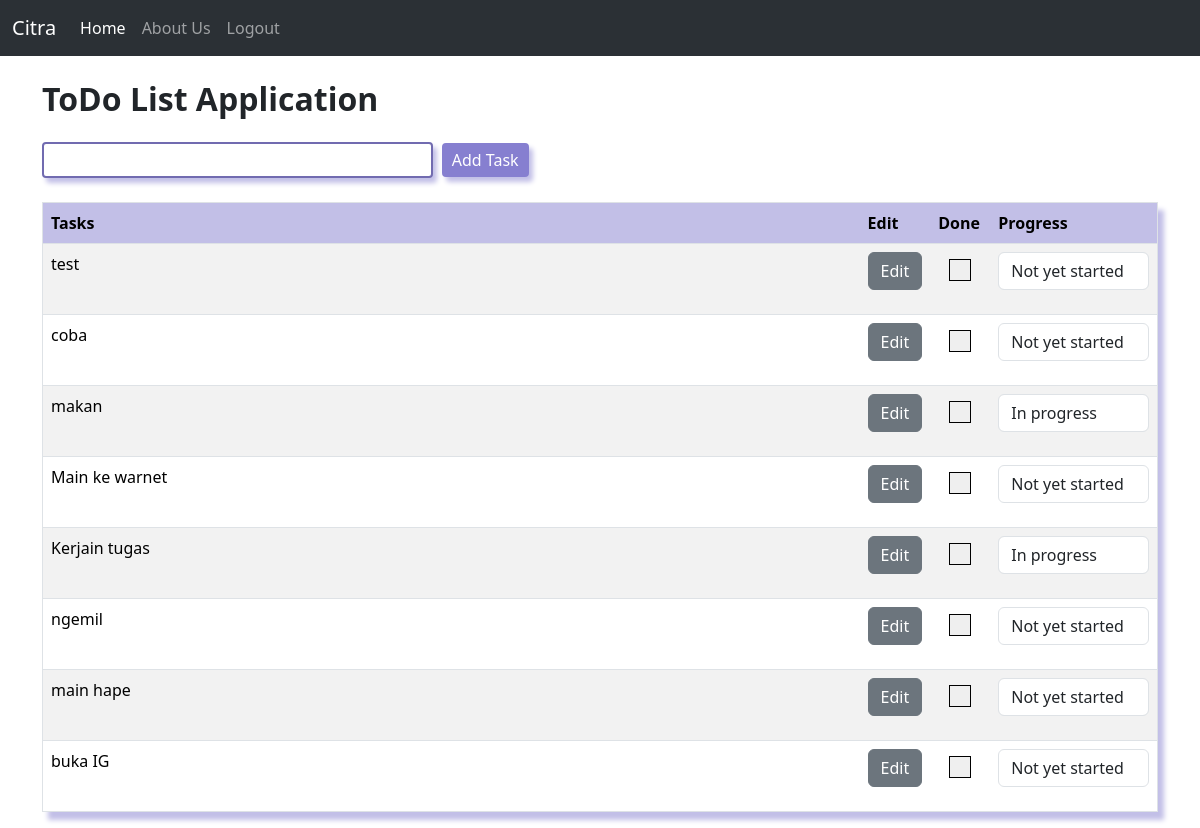
The app's page /index.php (signed in) with its own data.
### tables this page shows
CREATE TABLE `citra` (
  `id_task` int(11) NOT NULL,
  `task` varchar(255) NOT NULL,
  `done` enum('not yet started','in progress','done','') NOT NULL DEFAULT 'not yet started'
);

### index.php (the view, shortened to what this page needs)
<?php
require_once('db.php');
?>
<!DOCTYPE html>
<html lang="en">
<head>
    <link href="https://cdn.jsdelivr.net/npm/bootstrap@5.3.2/dist/css/bootstrap.min.css" rel="stylesheet">
</head>
<body>
    <nav class="navbar bg-dark navbar-expand-lg bg-body-tertiary" data-bs-theme="dark">
        <div class="container-fluid">
            <a class="navbar-brand" href="#">
                <?php echo $_SESSION['username'] ?>
            </a>
            <div class="collapse navbar-collapse" id="navbarNavAltMarkup">
            <div class="navbar-nav">
                <a class="nav-link active" aria-current="page" href="index.php">Home</a>
                <a class="nav-link" href="about.php">About Us</a>
                <a class="nav-link" href="logout.php">Logout</a>
            </div>
            </div>
        </div>
    </nav>
    <div class="container">
      <div class="heading mt-4 mb-4">
          <h2 style="font-style: 'Hervetica';"><b>ToDo List Application</b></h2>
      </div>
      <form method="post" action="index.php" class="input_form">
          <input type="text" name="task" style="border: 2px solid #716bb0; border-radius: 4px; padding: 4px; padding-left: 8px; width: 35%; box-shadow: 4px 5px 5px #c2bfe7;">
          <button type="submit" name="submit" id="add_btn" style="border-radius: 4px; background-color: #867fd0; border: 4px solid #867fd0; color: white; margin-left: 5px; box-shadow: 4px 5px 5px #c2bfe7;">Add Task</button>
      </form>
      <table border="1" class="table table-striped mt-4" style="box-shadow: 6px 8px 5px #c2bfe7;">
          <thead>
              <tr>
                  <th style="background-color: #c2bfe7;">Tasks</th>
                  <th style="width: 70px; background-color: #c2bfe7;">Edit</th>
                  <th style="width: 60px; background-color: #c2bfe7;">Done</th>
                  <th style="width: 15%; background-color: #c2bfe7;">Progress</th>
              </tr>
          </thead>
          <tbody>
              <?php
              $data = mysqli_query($dsn, "SELECT * FROM ". $_SESSION['username']);
              $i = 1; while ($row = mysqli_fetch_array($data)) { ?>
                  <tr>
                      <td class="task"> <?php echo $row['task']; ?> </td>
                      <td class="edit">
                        <a href="edit.php?id_task=<?= $row['id_task'] ?>">
                          <button class="btn btn-secondary mb-3">Edit</button>
                        </a>
                      </td>
                      <td class="delete" style="text-align: center;">
                          <a href="index.php?del_task=<?php echo $row['id_task'] ?>"><button type="button" style="padding: 10px 10px; border-width: 1px; border-style: solid;"></button></a>
                      </td>
                      <td class="progess">
                          <select class="form-control" name="done" require>
                                <?php if($row['done']=="not yet started"){ ?>
                              <option value="not yet started">Not yet started</option>
                                <?php }elseif($row['done']=="in progress"){?>
                              <option value="in progress">In progress</option>
                                <?php }else{?>
                              <option value="done">Done</option>
                              <option value="not yet started">Not yet started</option>
                              <option value="in progress">In progress</option>
                                <?php }?>
                          </select>
                      </td>
                  </tr>
              <?php $i++; } ?>
          </tbody>
      </table>
    </div>
</body>
</html>

### records on screen
citra: task "test", done "Not yet started"
citra: task "coba", done "Not yet started"
citra: task "makan", done "In progress"
citra: task "Main ke warnet", done "Not yet started"
citra: task "Kerjain tugas", done "In progress"
citra: task "ngemil", done "Not yet started"
citra: task "main hape", done "Not yet started"
citra: task "buka IG", done "Not yet started"

### other values on screen
$_SESSION['username'] "Citra"
